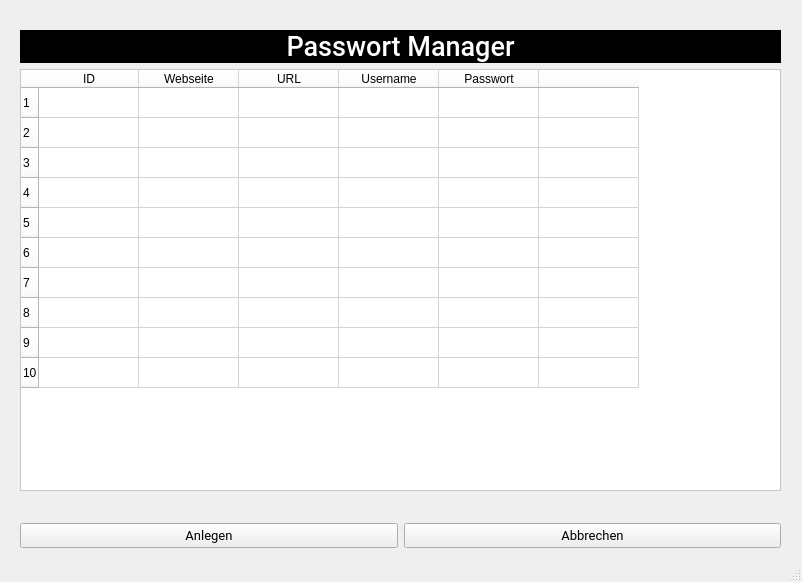
<?xml version="1.0" encoding="UTF-8"?>
<ui version="4.0">
 <class>MainWindow</class>
 <widget class="QMainWindow" name="MainWindow">
  <property name="geometry">
   <rect>
    <x>0</x>
    <y>0</y>
    <width>802</width>
    <height>582</height>
   </rect>
  </property>
  <property name="windowTitle">
   <string>Passwort Manager</string>
  </property>
  <property name="autoFillBackground">
   <bool>false</bool>
  </property>
  <property name="styleSheet">
   <string notr="true"/>
  </property>
  <widget class="QWidget" name="centralwidget">
   <widget class="QWidget" name="horizontalLayoutWidget">
    <property name="geometry">
     <rect>
      <x>20</x>
      <y>500</y>
      <width>761</width>
      <height>71</height>
     </rect>
    </property>
    <layout class="QHBoxLayout" name="horizontalLayout">
     <item>
      <widget class="QPushButton" name="anlegen">
       <property name="font">
        <font>
         <family>Roboto</family>
         <pointsize>10</pointsize>
        </font>
       </property>
       <property name="text">
        <string>Anlegen</string>
       </property>
       <property name="icon">
        <iconset>
         <normaloff>../../../../Projektarbeit/Mockup/Bilder_Mockup/edit.svg</normaloff>../../../../Projektarbeit/Mockup/Bilder_Mockup/edit.svg</iconset>
       </property>
      </widget>
     </item>
     <item>
      <widget class="QPushButton" name="abbrechen_main">
       <property name="font">
        <font>
         <family>Roboto</family>
         <pointsize>10</pointsize>
        </font>
       </property>
       <property name="text">
        <string>Abbrechen</string>
       </property>
       <property name="icon">
        <iconset>
         <normaloff>../../../../Projektarbeit/Mockup/Bilder_Mockup/exit.svg</normaloff>../../../../Projektarbeit/Mockup/Bilder_Mockup/exit.svg</iconset>
       </property>
      </widget>
     </item>
    </layout>
   </widget>
   <widget class="QWidget" name="verticalLayoutWidget">
    <property name="geometry">
     <rect>
      <x>20</x>
      <y>30</y>
      <width>761</width>
      <height>461</height>
     </rect>
    </property>
    <layout class="QVBoxLayout" name="verticalLayout">
     <item>
      <widget class="QLabel" name="titel">
       <property name="font">
        <font>
         <family>Roboto Medium</family>
         <pointsize>20</pointsize>
        </font>
       </property>
       <property name="autoFillBackground">
        <bool>false</bool>
       </property>
       <property name="styleSheet">
        <string notr="true">background-color: rgb(0, 0, 0);
color: rgb(255, 255, 255);</string>
       </property>
       <property name="frameShape">
        <enum>QFrame::NoFrame</enum>
       </property>
       <property name="text">
        <string>Passwort Manager</string>
       </property>
       <property name="alignment">
        <set>Qt::AlignCenter</set>
       </property>
      </widget>
     </item>
     <item>
      <widget class="QTableWidget" name="anzeige">
       <property name="styleSheet">
        <string notr="true">background-color: rgb(255, 255, 255);</string>
       </property>
       <property name="sizeAdjustPolicy">
        <enum>QAbstractScrollArea::AdjustIgnored</enum>
       </property>
       <row>
        <property name="text">
         <string>1</string>
        </property>
       </row>
       <row>
        <property name="text">
         <string>2</string>
        </property>
       </row>
       <row>
        <property name="text">
         <string>3</string>
        </property>
       </row>
       <row>
        <property name="text">
         <string>4</string>
        </property>
       </row>
       <row>
        <property name="text">
         <string>5</string>
        </property>
       </row>
       <row>
        <property name="text">
         <string>6</string>
        </property>
       </row>
       <row>
        <property name="text">
         <string>7</string>
        </property>
       </row>
       <row>
        <property name="text">
         <string>8</string>
        </property>
       </row>
       <row>
        <property name="text">
         <string>9</string>
        </property>
       </row>
       <row>
        <property name="text">
         <string>10</string>
        </property>
       </row>
       <column>
        <property name="text">
         <string>ID</string>
        </property>
       </column>
       <column>
        <property name="text">
         <string>Webseite</string>
        </property>
       </column>
       <column>
        <property name="text">
         <string>URL</string>
        </property>
       </column>
       <column>
        <property name="text">
         <string>Username</string>
        </property>
       </column>
       <column>
        <property name="text">
         <string>Passwort</string>
        </property>
       </column>
       <column>
        <property name="text">
         <string/>
        </property>
       </column>
      </widget>
     </item>
    </layout>
   </widget>
  </widget>
  <widget class="QStatusBar" name="statusbar"/>
 </widget>
 <resources/>
 <connections/>
</ui>
